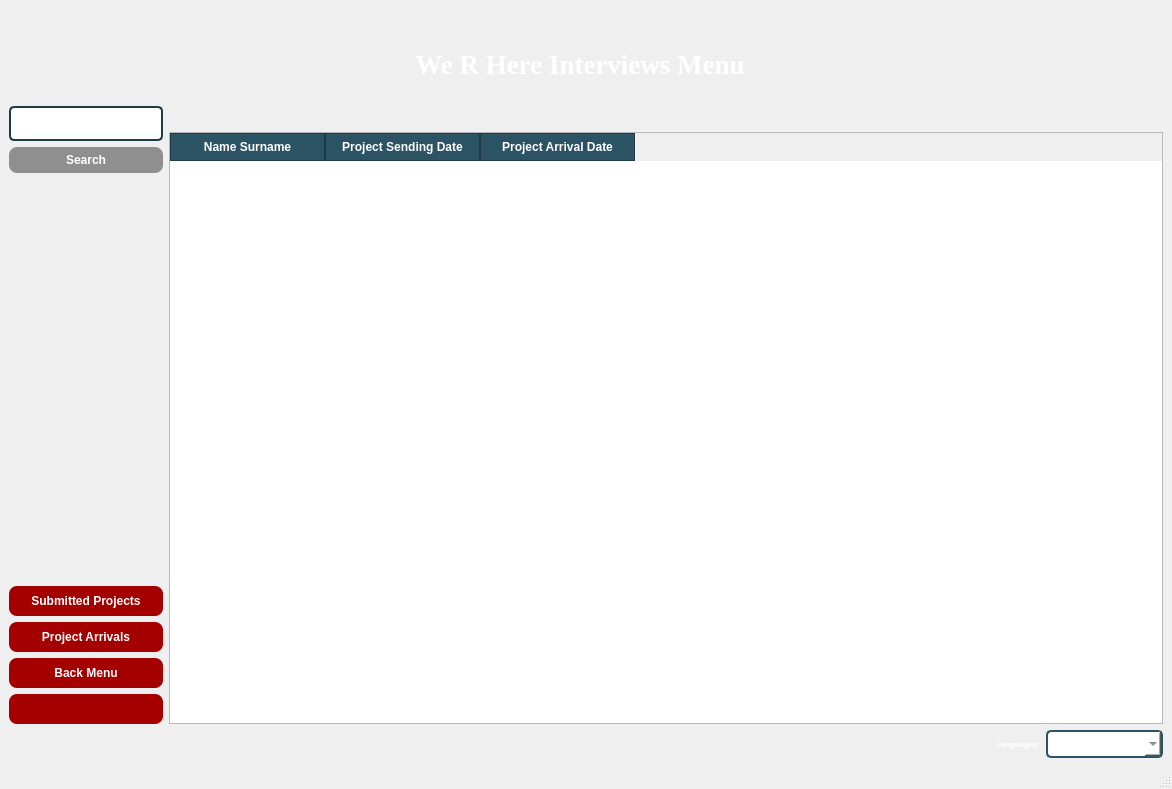
<?xml version="1.0" encoding="UTF-8"?>
<ui version="4.0">
 <class>MainWindow</class>
 <widget class="QMainWindow" name="MainWindow">
  <property name="geometry">
   <rect>
    <x>0</x>
    <y>0</y>
    <width>1172</width>
    <height>789</height>
   </rect>
  </property>
  <property name="minimumSize">
   <size>
    <width>1172</width>
    <height>789</height>
   </size>
  </property>
  <property name="maximumSize">
   <size>
    <width>1172</width>
    <height>789</height>
   </size>
  </property>
  <property name="windowTitle">
   <string>MainWindow</string>
  </property>
  <property name="styleSheet">
   <string notr="true">QMainWindow, QWidget {
    background: qlineargradient(x1:0, y1:0, x2:1, y2:1,
        stop:0 #0f2027, stop:0.5 #203a43, stop:1 #2c5364);
}
</string>
  </property>
  <widget class="QWidget" name="centralwidget">
   <layout class="QGridLayout" name="gridLayout">
    <item row="3" column="2">
     <spacer name="horizontalSpacer">
      <property name="orientation">
       <enum>Qt::Horizontal</enum>
      </property>
      <property name="sizeType">
       <enum>QSizePolicy::Expanding</enum>
      </property>
      <property name="sizeHint" stdset="0">
       <size>
        <width>40</width>
        <height>20</height>
       </size>
      </property>
     </spacer>
    </item>
    <item row="0" column="3">
     <spacer name="verticalSpacer_3">
      <property name="orientation">
       <enum>Qt::Vertical</enum>
      </property>
      <property name="sizeType">
       <enum>QSizePolicy::Minimum</enum>
      </property>
      <property name="sizeHint" stdset="0">
       <size>
        <width>20</width>
        <height>40</height>
       </size>
      </property>
     </spacer>
    </item>
    <item row="3" column="0" rowspan="2">
     <layout class="QVBoxLayout" name="verticalLayout">
      <item>
       <widget class="QLineEdit" name="lineEdit_search">
        <property name="styleSheet">
         <string notr="true">QLineEdit {
    background-color: white;
    color: #2c5364;           /* Tema rengine zıt ve okunabilir */
    border: 2px solid #203a43;
    border-radius: 5px;
    padding: 5px;
    font-size: 12pt;
}</string>
        </property>
       </widget>
      </item>
      <item>
       <widget class="QPushButton" name="pushButton_search">
        <property name="styleSheet">
         <string notr="true">QPushButton {
    background-color: #8f8f8f;
    color: white;
    border-radius: 8px;
    padding: 6px;
    font-weight: bold;
}
QPushButton:hover {
    background-color: #cc0000;
}
</string>
        </property>
        <property name="text">
         <string>Search</string>
        </property>
        <property name="icon">
         <iconset>
          <normaloff>../images/search.png</normaloff>../images/search.png</iconset>
        </property>
        <property name="iconSize">
         <size>
          <width>18</width>
          <height>18</height>
         </size>
        </property>
       </widget>
      </item>
      <item>
       <spacer name="verticalSpacer_2">
        <property name="orientation">
         <enum>Qt::Vertical</enum>
        </property>
        <property name="sizeHint" stdset="0">
         <size>
          <width>20</width>
          <height>40</height>
         </size>
        </property>
       </spacer>
      </item>
      <item>
       <widget class="QPushButton" name="pushButton_all_submitted_projects">
        <property name="styleSheet">
         <string notr="true">QPushButton {
    background-color: #a40000;
    color: white;
    border: none;
    border-radius: 8px;
    padding: 8px;
    font-weight: bold;
}
QPushButton:hover {
    background-color: #cc0000;
}
</string>
        </property>
        <property name="text">
         <string>Submitted Projects</string>
        </property>
       </widget>
      </item>
      <item>
       <widget class="QPushButton" name="pushButton_project_arrivals">
        <property name="styleSheet">
         <string notr="true">QPushButton {
    background-color: #a40000;
    color: white;
    border: none;
    border-radius: 8px;
    padding: 8px;
    font-weight: bold;
}
QPushButton:hover {
    background-color: #cc0000;
}
</string>
        </property>
        <property name="text">
         <string>Project Arrivals</string>
        </property>
       </widget>
      </item>
      <item>
       <widget class="QPushButton" name="pushButton_BackMenu">
        <property name="styleSheet">
         <string notr="true">QPushButton {
    background-color: #a40000;
    color: white;
    border: none;
    border-radius: 8px;
    padding: 8px;
    font-weight: bold;
}
QPushButton:hover {
    background-color: #cc0000;
}
</string>
        </property>
        <property name="text">
         <string>Back Menu</string>
        </property>
        <property name="icon">
         <iconset>
          <normaloff>../images/back.png</normaloff>../images/back.png</iconset>
        </property>
        <property name="iconSize">
         <size>
          <width>18</width>
          <height>18</height>
         </size>
        </property>
       </widget>
      </item>
      <item>
       <widget class="QPushButton" name="pushButton_exit">
        <property name="styleSheet">
         <string notr="true">QPushButton {
    background-color: #a40000;
    color: white;
    border: none;
    border-radius: 8px;
    padding: 8px;
    font-weight: bold;
}
QPushButton:hover {
    background-color: #cc0000;
}
</string>
        </property>
        <property name="text">
         <string/>
        </property>
        <property name="icon">
         <iconset>
          <normaloff>../images/logout.png</normaloff>../images/logout.png</iconset>
        </property>
        <property name="iconSize">
         <size>
          <width>18</width>
          <height>18</height>
         </size>
        </property>
       </widget>
      </item>
     </layout>
    </item>
    <item row="1" column="4">
     <spacer name="horizontalSpacer_5">
      <property name="orientation">
       <enum>Qt::Horizontal</enum>
      </property>
      <property name="sizeHint" stdset="0">
       <size>
        <width>40</width>
        <height>20</height>
       </size>
      </property>
     </spacer>
    </item>
    <item row="1" column="7">
     <spacer name="horizontalSpacer_3">
      <property name="orientation">
       <enum>Qt::Horizontal</enum>
      </property>
      <property name="sizeHint" stdset="0">
       <size>
        <width>40</width>
        <height>20</height>
       </size>
      </property>
     </spacer>
    </item>
    <item row="3" column="1">
     <spacer name="horizontalSpacer_2">
      <property name="orientation">
       <enum>Qt::Horizontal</enum>
      </property>
      <property name="sizeHint" stdset="0">
       <size>
        <width>40</width>
        <height>20</height>
       </size>
      </property>
     </spacer>
    </item>
    <item row="4" column="1" colspan="7">
     <widget class="QTableWidget" name="tableWidget">
      <property name="styleSheet">
       <string notr="true">QHeaderView::section {
    background-color: #2c5364;
    color: white;
    padding: 4px;
    font-weight: bold;
    border: 1px solid #203a43;
}

QTableWidget {
    gridline-color: white;
    color: white;  /* ← Bu satır metinleri beyaz yapar */
}</string>
      </property>
      <attribute name="horizontalHeaderDefaultSectionSize">
       <number>155</number>
      </attribute>
      <column>
       <property name="text">
        <string>Name Surname</string>
       </property>
       <property name="font">
        <font>
         <weight>75</weight>
         <bold>true</bold>
        </font>
       </property>
      </column>
      <column>
       <property name="text">
        <string>Project Sending Date</string>
       </property>
       <property name="font">
        <font>
         <weight>75</weight>
         <bold>true</bold>
        </font>
       </property>
      </column>
      <column>
       <property name="text">
        <string>Project Arrival Date</string>
       </property>
       <property name="font">
        <font>
         <weight>75</weight>
         <bold>true</bold>
        </font>
       </property>
      </column>
     </widget>
    </item>
    <item row="1" column="5">
     <spacer name="horizontalSpacer_4">
      <property name="orientation">
       <enum>Qt::Horizontal</enum>
      </property>
      <property name="sizeHint" stdset="0">
       <size>
        <width>40</width>
        <height>20</height>
       </size>
      </property>
     </spacer>
    </item>
    <item row="5" column="7">
     <widget class="QComboBox" name="comboBox_language">
      <property name="styleSheet">
       <string notr="true">QComboBox#comboBox_language {
    background-color: #ffffff;
    color: #2c5364;  /* Tema ile uyumlu koyu mavi */
    border: 2px solid #2c5364;
    border-radius: 5px;
    padding: 4px;
    min-width: 10px;
    font-weight: bold;
}
QComboBox QAbstractItemView {
    background-color: #ffffff;
    color: #2c5364;
    selection-background-color: #203a43;
    selection-color: white;
}</string>
      </property>
      <item>
       <property name="text">
        <string/>
       </property>
      </item>
      <item>
       <property name="text">
        <string>Türkçe</string>
       </property>
      </item>
      <item>
       <property name="text">
        <string>English</string>
       </property>
      </item>
      <item>
       <property name="text">
        <string>Dutch</string>
       </property>
      </item>
      <item>
       <property name="text">
        <string>Français</string>
       </property>
      </item>
      <item>
       <property name="text">
        <string>Español</string>
       </property>
      </item>
      <item>
       <property name="text">
        <string>Deutsch</string>
       </property>
      </item>
      <item>
       <property name="text">
        <string>Русский </string>
       </property>
      </item>
      <item>
       <property name="text">
        <string>العربية </string>
       </property>
      </item>
      <item>
       <property name="text">
        <string>简体中文</string>
       </property>
      </item>
     </widget>
    </item>
    <item row="5" column="6">
     <widget class="QLabel" name="label_language">
      <property name="maximumSize">
       <size>
        <width>65</width>
        <height>16777215</height>
       </size>
      </property>
      <property name="styleSheet">
       <string notr="true">QLabel#label_language {
    color: white;
    font-weight: bold;
    font-size: 6pt;
}
</string>
      </property>
      <property name="text">
       <string>Languages</string>
      </property>
     </widget>
    </item>
    <item row="2" column="0">
     <widget class="QLabel" name="label_logo">
      <property name="maximumSize">
       <size>
        <width>150</width>
        <height>30</height>
       </size>
      </property>
      <property name="text">
       <string/>
      </property>
      <property name="pixmap">
       <pixmap>../images/logo.jpg</pixmap>
      </property>
      <property name="scaledContents">
       <bool>true</bool>
      </property>
     </widget>
    </item>
    <item row="1" column="3">
     <widget class="QLabel" name="label_interviews_menu">
      <property name="font">
       <font>
        <family>Georgia</family>
        <pointsize>18</pointsize>
       </font>
      </property>
      <property name="styleSheet">
       <string notr="true">QLabel {
    font-family: &quot;Georgia&quot;;
    font-size: 18pt;
    color: white;
}
</string>
      </property>
      <property name="text">
       <string>&lt;html&gt;&lt;head/&gt;&lt;body&gt;&lt;p align=&quot;center&quot;&gt;&lt;span style=&quot; font-size:20pt; font-weight:600;&quot;&gt;We R Here Interviews Menu&lt;/span&gt;&lt;/p&gt;&lt;/body&gt;&lt;/html&gt;</string>
      </property>
     </widget>
    </item>
   </layout>
  </widget>
  <widget class="QMenuBar" name="menubar">
   <property name="geometry">
    <rect>
     <x>0</x>
     <y>0</y>
     <width>1172</width>
     <height>26</height>
    </rect>
   </property>
  </widget>
  <widget class="QStatusBar" name="statusbar"/>
 </widget>
 <resources/>
 <connections/>
</ui>
